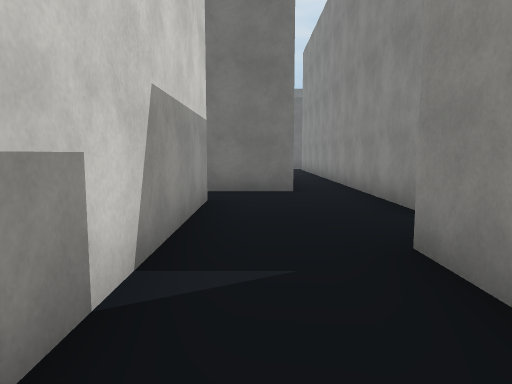
View 1 (above)

16 first-person views from a walk through a 3-D level made in the Unity game engine. The camera is 1.5 m above the floor, tilts 6° down and sees 70° across. The floor is counted in squares, 2 m on a side. Each view is taken from the middle of a square. On the plan, view 1 faces up. The plan holds only what a view shows up to about 11 squares ahead; the rest is blank. The place goes on beyond the plan. Some surface patterns are stand-ins.

View 2
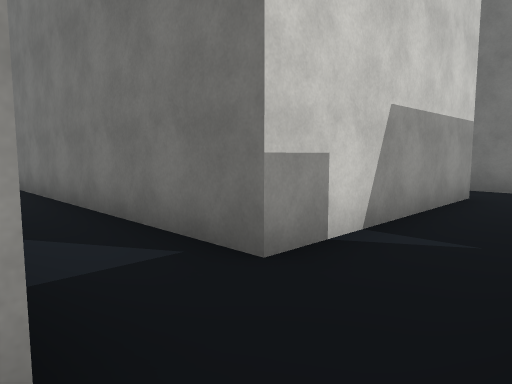

View 3
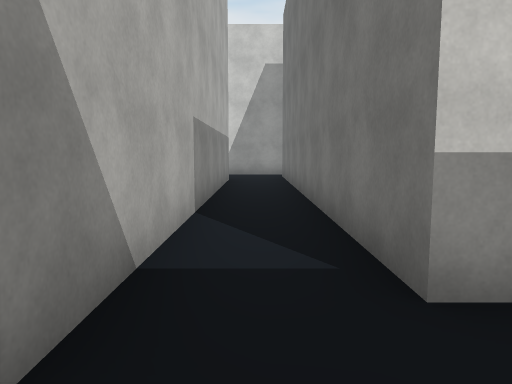

View 4
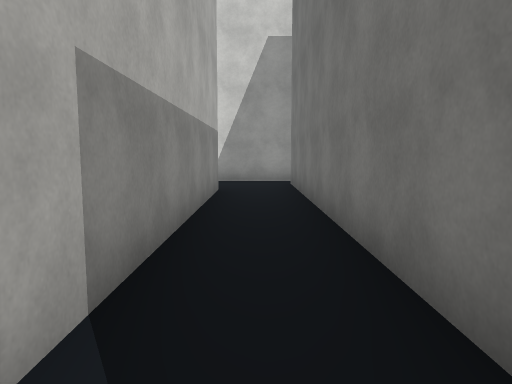

View 5
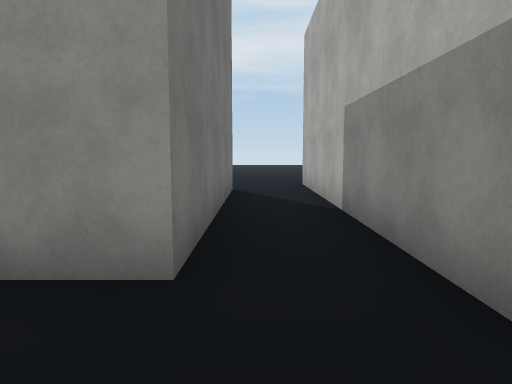

View 6
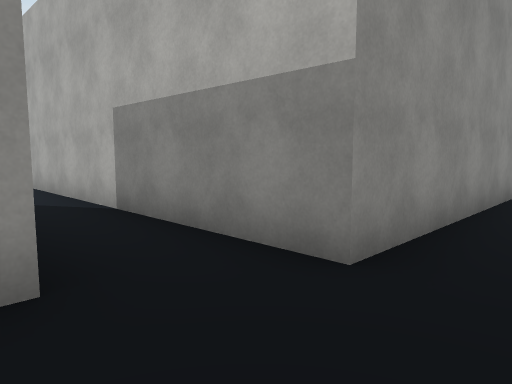

View 7
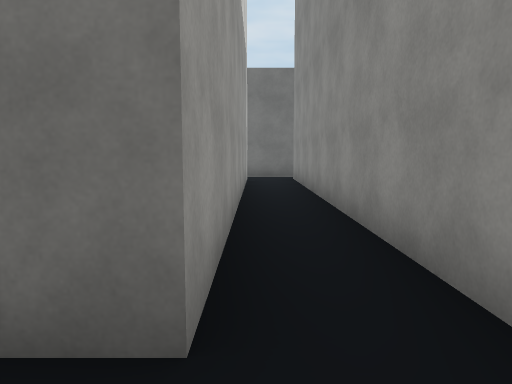

View 8
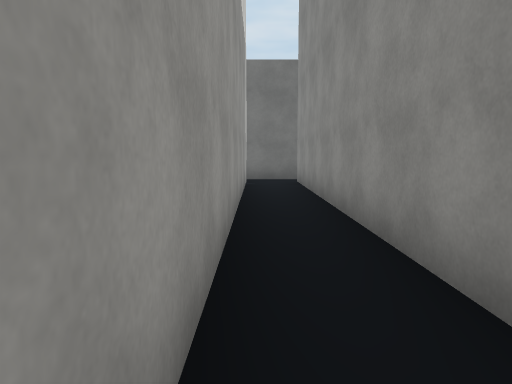

View 9
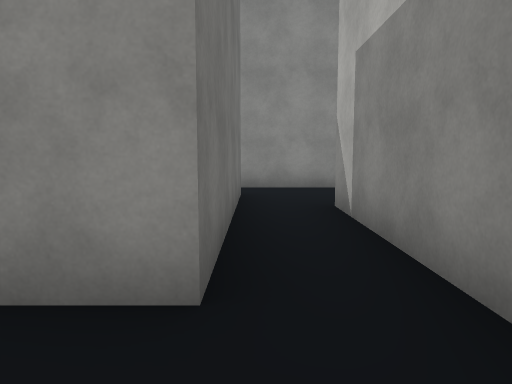

View 10
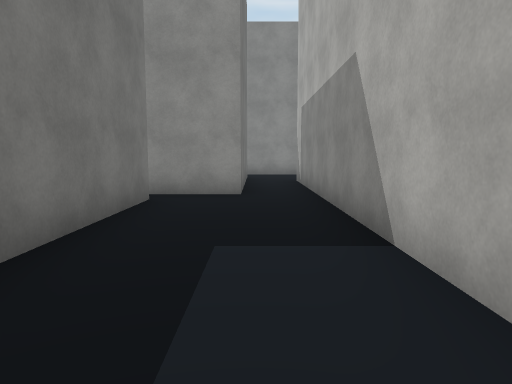

View 11
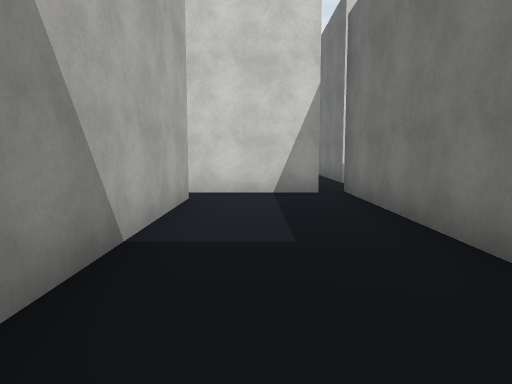

View 12
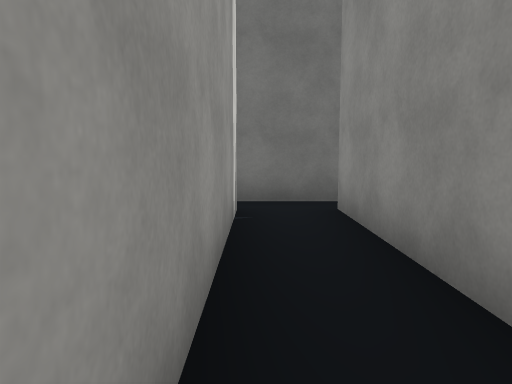

View 13
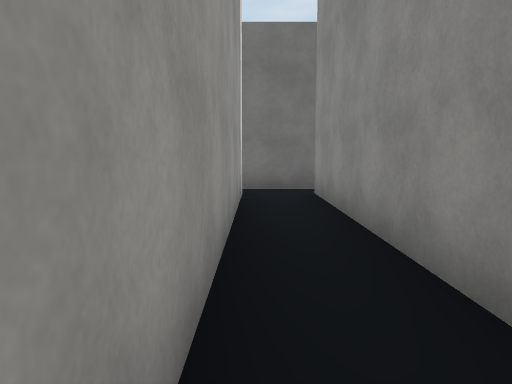

View 14
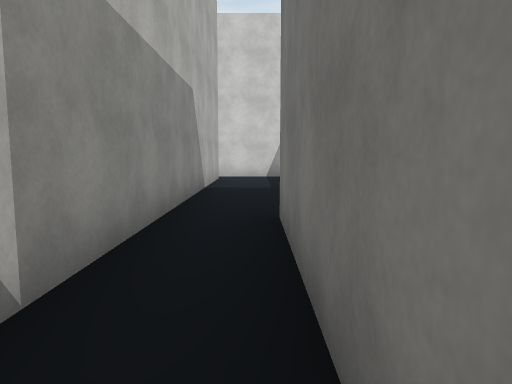

View 15
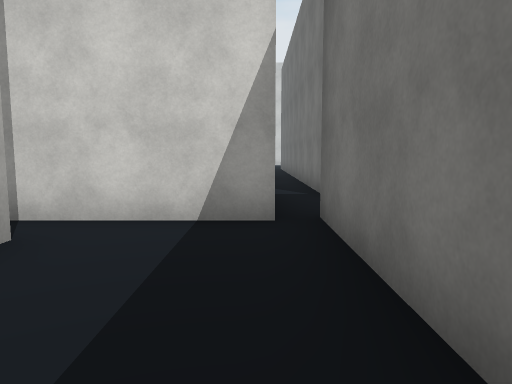

View 16
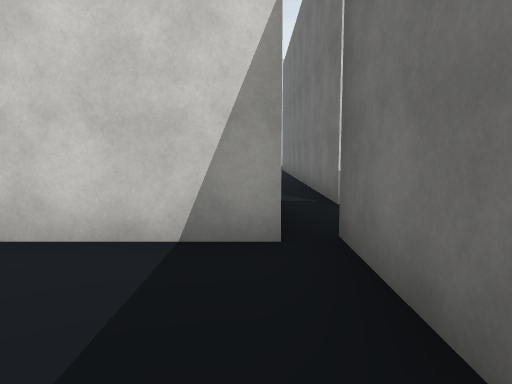

### Floor plan
Ten units are one square. View 1 is at (0, 0); x grows to the right and y downward. Boxes are objects, and circles mark ways between rooms. Rooms are numbered by the first view taken in them; rooms with no view inside come last. Other rooms are left out.
<svg viewBox="-129 -182 189 267">
<path fill="none" stroke="#000" d="M-8 -9 -111 -9M-96 8 0 8M13 4 13 -6M-121 -10 -121 11M13 21 13 4M13 -6 13 -28 55 -28M-8 -44 -8 -9M55 -45 21 -45M-50 -88 -124 -88M-112 -59 -8 -59 -8 -44M-121 -82 -121 -51M21 -45 21 -170M7 -169 7 -73 -43 -73 -43 -90M24 -177 6 -177"/>
<circle cx="-105" cy="15" r="3" fill="#2a7"/>
<circle cx="10" cy="10" r="3" fill="#2a7"/>
<circle cx="5" cy="-15" r="3" fill="#2a7"/>
<circle cx="5" cy="-50" r="3" fill="#2a7"/>
<text x="-50" y="0">1</text>
<text x="-100" y="80">2</text>
<text x="20" y="-30">3</text>
<text x="-50" y="-80">4</text>
</svg>
Room 1 opens to room 2. Room 1 opens to room 3. Room 3 opens to room 4.

Where each view was taken, in squares from view 1:
view 1: 0 up, 0 right, facing up
view 2: 1 down, 1 right, facing up-left
view 3: 0 up, 1 right, facing left
view 4: 0 up, 2 left, facing left
view 5: 4 up, 0 right, facing right
view 6: 5 up, 0 right, facing down-right
view 7: 6 up, 1 right, facing up
view 8: 7 up, 1 right, facing up
view 9: 7 up, 6 left, facing right
view 10: 7 up, 11 left, facing right
view 11: 7 up, 5 left, facing left
view 12: 12 up, 1 right, facing up
view 13: 10 up, 1 right, facing up
view 14: 7 up, 0 right, facing left
view 15: 8 up, 8 left, facing left
view 16: 8 up, 9 left, facing left
